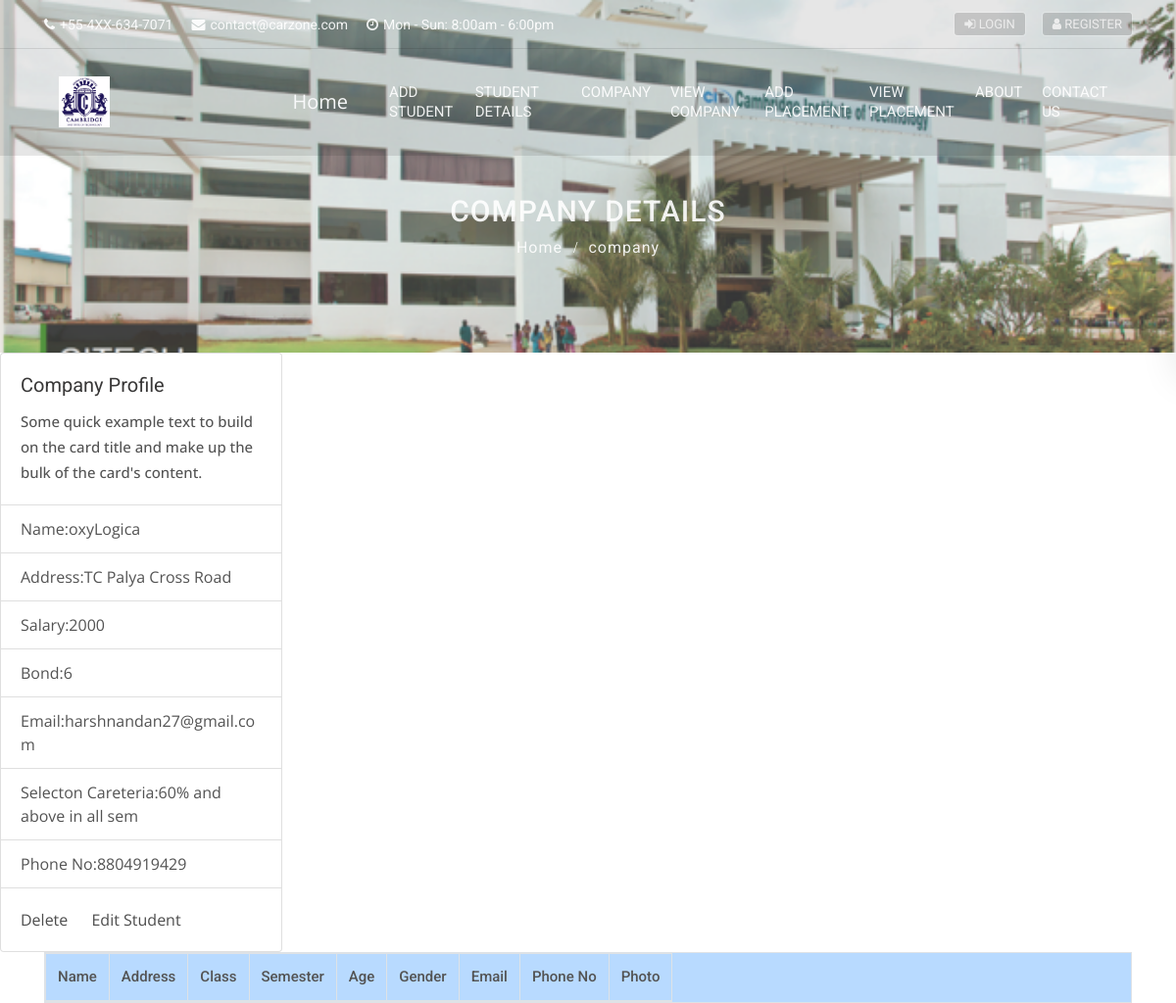
/company_details/, run on the app's committed database.
### student/models.py (models this page shows, shortened)
class Compant_details(models.Model):
    name=models.CharField(max_length=100)
    address=models.CharField(max_length=200)
    salary = models.IntegerField()
    bond = models.IntegerField()
    email = models.EmailField(max_length=200)
    careteria = models.CharField(max_length=200)
    phoneno = models.IntegerField()

### student/views.py (the view)
# urls.py: path('company_details/',views.View_Company_Details,name="viewcompanydetails"),
def View_Company_Details(request):
    company=Compant_details.objects.all()
    return render(request,'student/view_company_Details.html',{
        "company":company
    })

### student/templates/student/view_company_Details.html (shortened to what this page needs)
{% extends 'base.html' %}
{% load static %}
{% block content %}
    <div class="sub-banner overview-bgi">
    <div class="container breadcrumb-area">
        <div class="breadcrumb-areas">
            <h1>Company Details</h1>
            <ul class="breadcrumbs">
                <li><a href="{% url "home" %}">Home</a></li>
                <li class="active">company</li>
            </ul>
        </div>
    </div>
    </div>
    <div class="row m-auto">
    {% for student in company %}
    <div class="card " style="width: 18rem;">
  <div class="card-body">
    <h5 class="card-title">Company Profile</h5>
    <p class="card-text">Some quick example text to build on the card title and make up the bulk of the card's content.</p>
  </div>
  <ul class="list-group list-group-flush">
    <li class="list-group-item">Name:{{ student.name }}</li>
    <li class="list-group-item">Address:{{ student.address }}</li>
    <li class="list-group-item">Salary:{{ student.salary }}</li>
      <li class="list-group-item">Bond:{{ student.bond }}</li>
      <li class="list-group-item">Email:{{ student.email }}</li>
      <li class="list-group-item">Selecton Careteria:{{ student.careteria }}</li>
      <li class="list-group-item">Phone No:{{ student.phoneno }}</li>
  </ul>
        <div class="card-body">
    <a href="{% url 'delatestudent' student.id %}" class="card-link">Delete</a>
    <a href="{% url "editCompany" student.id %}" class="card-link">Edit Student</a>
  </div>
</div>
    {% endfor %}
    </div>
    <div class="container">
        <div>
            <table class="table table-primary table-striped table-bordered table-responsive table-responsive-md table-responsive-lg table-responsive-sm ">
                <thead>
                <tr >
                    <td>Name</td>
                    <td>Address</td>
                    <td>Class</td>
                    <td>Semester</td>
                    <td>Age</td>
                    <td>Gender</td>
                    <td>Email</td>
                    <td>Phone No</td>
                    <td>Photo</td>
                </tr>
                </thead>
            </table>
        </div>
    </div>
 {% endblock content %}

### data on the page
Compant_details: name "oxyLogica", address "TC Palya Cross Road", salary "2000", bond "6", email "harshnandan27@gmail.com", careteria "60% and above in all sem", phoneno "8804919429"
